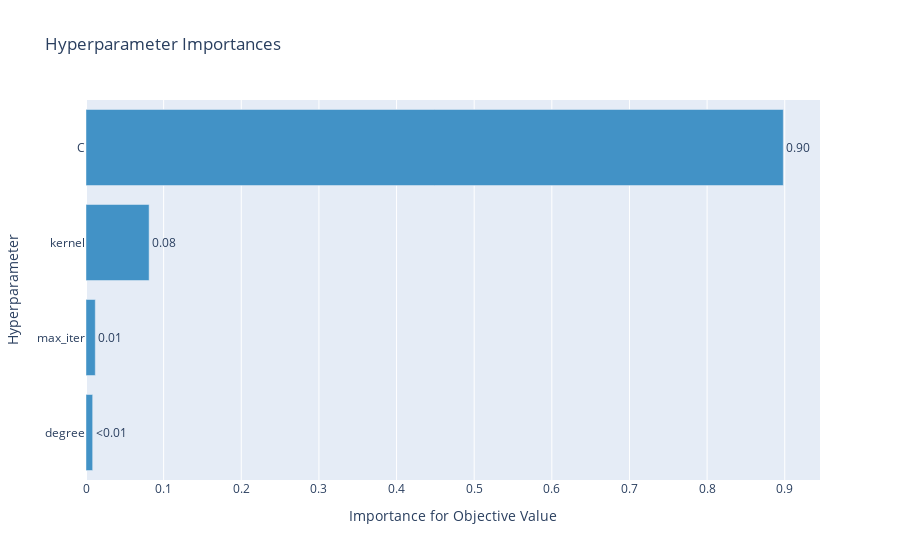

Here is the notebook cell this chart was saved with:
### Code cell
fig = optuna.visualization.plot_param_importances(study)
fig

### Figure 1 — Plotly figure (JSON) as saved in the notebook; plotly's stock layout.template omitted (floating-point values rounded to 4 significant figures)
{"data": [{"cliponaxis": false, "hovertemplate": ["degree (IntDistribution): 0.008576704782042543<extra></extra>", "max_iter (IntDistribution): 0.01197140607303367<extra></extra>", "kernel (CategoricalDistribution): 0.08130412323338178<extra></extra>", "C (FloatDistribution): 0.898147765911542<extra></extra>"], "marker": {"color": "rgb(66,146,198)"}, "orientation": "h", "text": ["<0.01", "0.01", "0.08", "0.90"], "textposition": "outside", "type": "bar", "x": [0.008577, 0.01197, 0.0813, 0.8981], "y": ["degree", "max_iter", "kernel", "C"]}], "layout": {"showlegend": false, "title": {"text": "Hyperparameter Importances"}, "xaxis": {"title": {"text": "Importance for Objective Value"}}, "yaxis": {"title": {"text": "Hyperparameter"}}}}
